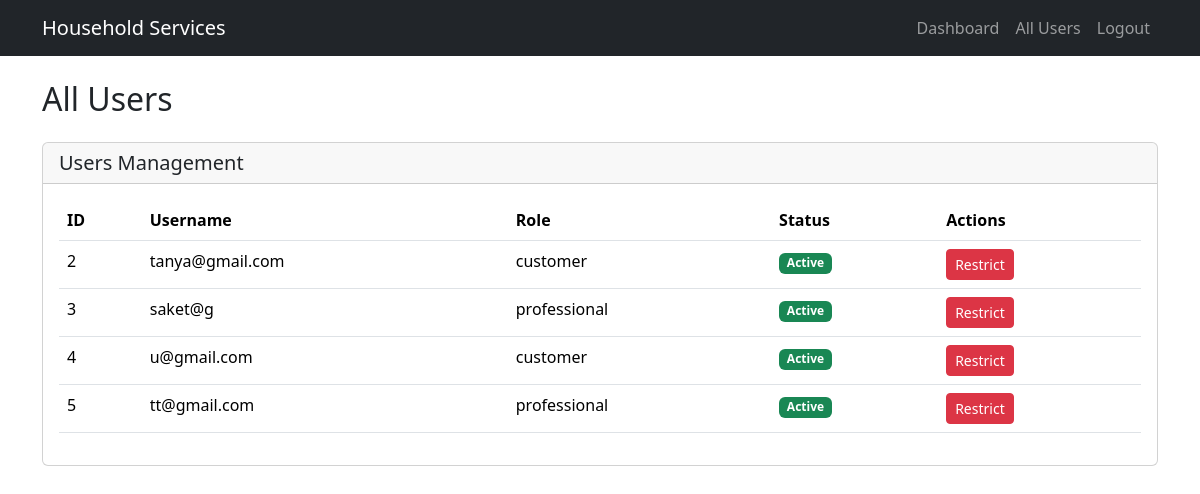
/all_users (signed in), run on the app's committed database.
### models.py (models this page shows)
class User(db.Model):
    id = db.Column(db.Integer, primary_key=True)
    username = db.Column(db.String(80), nullable=False, unique=True)
    password = db.Column(db.String(120), nullable=False)
    role = db.Column(db.String(20), nullable=False)  # admin, customer, professional
    is_active = db.Column(db.Boolean, default=True)  # True means user is active, False means restricted

### app.py (the view)
@app.route("/all_users")
def all_users():
    if "user_id" not in session or session["role"] != "admin":
        flash("Unauthorized access.", "danger")
        return redirect(url_for("login"))
    users = User.query.filter(User.role != 'admin').all()
    return render_template("all_users.html", users=users)

### templates/all_users.html
{% extends "base.html" %}
{% block content %}
<div class="container mt-4">
    <h2 class="mb-4">All Users</h2>
    <div class="row mb-4">
        <div class="col-12">
            <div class="card">
                <div class="card-header">
                    <h5 class="card-title mb-0">Users Management</h5>
                </div>
                <div class="card-body">
                    <div class="table-responsive">
                        <table class="table table-hover">
                            <thead>
                                <tr>
                                    <th>ID</th>
                                    <th>Username</th>
                                    <th>Role</th>
                                    <th>Status</th>
                                    <th>Actions</th>
                                </tr>
                            </thead>
                            <tbody>
                                {% for user in users %}
                                <tr>
                                    <td>{{ user.id }}</td>
                                    <td>{{ user.username }}</td>
                                    <td>{{ user.role }}</td>
                                    <td>
                                        {% if user.is_active %}
                                        <span class="badge bg-success">Active</span>
                                        {% else %}
                                        <span class="badge bg-danger">Restricted</span>
                                        {% endif %}
                                    </td>
                                    <td>
                                        {% if session['user_id'] != user.id %}
                                            {% if user.is_active %}
                                            <form action="{{ url_for('restrict_user_route', user_id=user.id) }}" method="post" style="display:inline;">
                                                <button type="submit" class="btn btn-danger btn-sm">Restrict</button>
                                            </form>
                                            {% else %}
                                            <form action="{{ url_for('unrestrict_user_route', user_id=user.id) }}" method="post" style="display:inline;">
                                                <button type="submit" class="btn btn-success btn-sm">Unrestrict</button>
                                            </form>
                                            {% endif %}
                                        {% else %}
                                            <span class="text-muted">No Actions Available</span>
                                        {% endif %}
                                    </td>
                                </tr>
                                {% endfor %}
                            </tbody>
                        </table>
                    </div>
                </div>
            </div>
        </div>
    </div>
</div>
{% endblock %}

### data on the page
User: id "2", username "tanya@gmail.com", role "customer", is_active "Active"
User: id "3", username "saket@g", role "professional", is_active "Active"
User: id "4", username "u@gmail.com", role "customer", is_active "Active"
User: id "5", username "tt@gmail.com", role "professional", is_active "Active"
